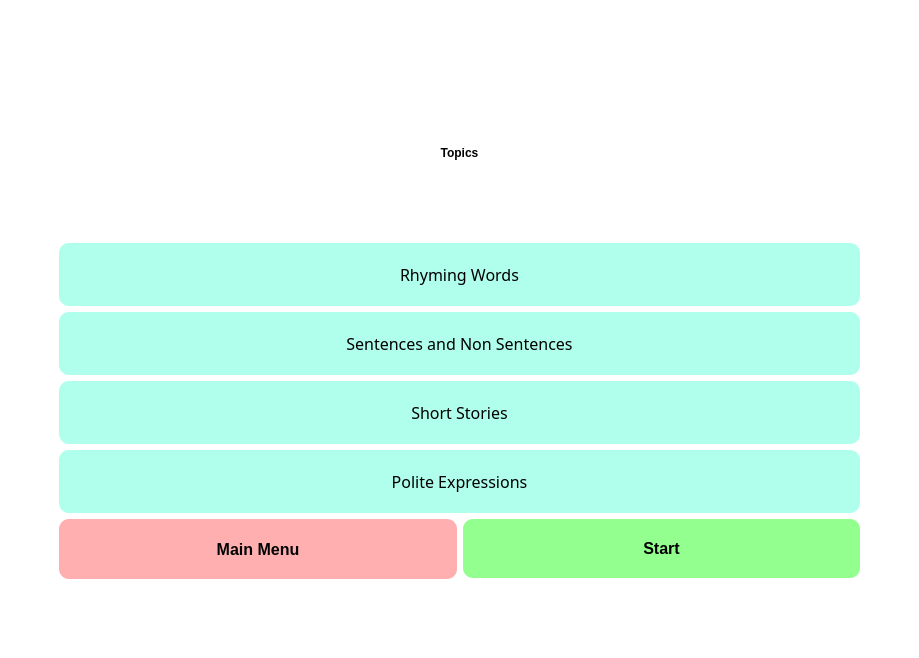
<?xml version="1.0" encoding="UTF-8"?>
<ui version="4.0">
 <class>Form</class>
 <widget class="QWidget" name="Form">
  <property name="geometry">
   <rect>
    <x>0</x>
    <y>0</y>
    <width>919</width>
    <height>658</height>
   </rect>
  </property>
  <property name="windowTitle">
   <string>Topics Screen</string>
  </property>
  <property name="styleSheet">
   <string notr="true">background-color: #fff;</string>
  </property>
  <layout class="QGridLayout" name="gridLayout_2">
   <property name="leftMargin">
    <number>50</number>
   </property>
   <property name="topMargin">
    <number>60</number>
   </property>
   <property name="rightMargin">
    <number>50</number>
   </property>
   <property name="bottomMargin">
    <number>70</number>
   </property>
   <property name="horizontalSpacing">
    <number>11</number>
   </property>
   <item row="0" column="0">
    <widget class="QWidget" name="TopicWidget" native="true">
     <property name="styleSheet">
      <string notr="true">QPushButton {
font-size: 16px !important;
background-color: #AFFFEC !important;
color: black; 
font-family: 'Gilroy';
font-weight: 400;
border-radius: 10px;
padding: 20px;
}

QPushButton::hover {
background-color: #AFFFDD !important;
}</string>
     </property>
     <layout class="QGridLayout" name="gridLayout">
      <item row="0" column="0" colspan="2">
       <widget class="QLabel" name="Topics">
        <property name="minimumSize">
         <size>
          <width>0</width>
          <height>100</height>
         </size>
        </property>
        <property name="styleSheet">
         <string notr="true">font: 87 32pt &quot;Gilroy&quot;;
font-weight: 900;
background: transparent;
color: black;</string>
        </property>
        <property name="text">
         <string>Topics</string>
        </property>
        <property name="alignment">
         <set>Qt::AlignCenter</set>
        </property>
        <property name="wordWrap">
         <bool>true</bool>
        </property>
        <property name="textInteractionFlags">
         <set>Qt::LinksAccessibleByMouse</set>
        </property>
       </widget>
      </item>
      <item row="1" column="0" colspan="2">
       <widget class="QPushButton" name="btnRhyming">
        <property name="font">
         <font>
          <family>Gilroy</family>
          <pointsize>-1</pointsize>
          <weight>50</weight>
          <bold>false</bold>
         </font>
        </property>
        <property name="cursor">
         <cursorShape>PointingHandCursor</cursorShape>
        </property>
        <property name="styleSheet">
         <string notr="true"/>
        </property>
        <property name="text">
         <string>Rhyming Words</string>
        </property>
        <property name="autoDefault">
         <bool>true</bool>
        </property>
        <property name="default">
         <bool>true</bool>
        </property>
        <property name="flat">
         <bool>true</bool>
        </property>
       </widget>
      </item>
      <item row="2" column="0" colspan="2">
       <widget class="QPushButton" name="btnSentence">
        <property name="font">
         <font>
          <family>Gilroy</family>
          <pointsize>-1</pointsize>
          <weight>50</weight>
          <bold>false</bold>
         </font>
        </property>
        <property name="cursor">
         <cursorShape>PointingHandCursor</cursorShape>
        </property>
        <property name="styleSheet">
         <string notr="true"/>
        </property>
        <property name="text">
         <string>Sentences and Non Sentences</string>
        </property>
        <property name="autoDefault">
         <bool>true</bool>
        </property>
        <property name="default">
         <bool>true</bool>
        </property>
        <property name="flat">
         <bool>true</bool>
        </property>
       </widget>
      </item>
      <item row="3" column="0" colspan="2">
       <widget class="QPushButton" name="btnStories">
        <property name="font">
         <font>
          <family>Gilroy</family>
          <pointsize>-1</pointsize>
          <weight>50</weight>
          <bold>false</bold>
         </font>
        </property>
        <property name="cursor">
         <cursorShape>PointingHandCursor</cursorShape>
        </property>
        <property name="styleSheet">
         <string notr="true"/>
        </property>
        <property name="text">
         <string>Short Stories</string>
        </property>
        <property name="autoDefault">
         <bool>true</bool>
        </property>
        <property name="default">
         <bool>true</bool>
        </property>
        <property name="flat">
         <bool>true</bool>
        </property>
       </widget>
      </item>
      <item row="4" column="0" colspan="2">
       <widget class="QPushButton" name="btnExpress">
        <property name="font">
         <font>
          <family>Gilroy</family>
          <pointsize>-1</pointsize>
          <weight>50</weight>
          <bold>false</bold>
         </font>
        </property>
        <property name="cursor">
         <cursorShape>PointingHandCursor</cursorShape>
        </property>
        <property name="styleSheet">
         <string notr="true"/>
        </property>
        <property name="text">
         <string>Polite Expressions</string>
        </property>
        <property name="autoDefault">
         <bool>true</bool>
        </property>
        <property name="default">
         <bool>true</bool>
        </property>
        <property name="flat">
         <bool>true</bool>
        </property>
       </widget>
      </item>
      <item row="5" column="0">
       <widget class="QPushButton" name="btnMenu">
        <property name="minimumSize">
         <size>
          <width>0</width>
          <height>60</height>
         </size>
        </property>
        <property name="cursor">
         <cursorShape>PointingHandCursor</cursorShape>
        </property>
        <property name="styleSheet">
         <string notr="true">background-color: #ffafaf;
	color: black; 
	font-family: 'Gilroy';
	font-weight: 600;
	border-radius: 10px;
	padding: 20px;
</string>
        </property>
        <property name="text">
         <string>Main Menu</string>
        </property>
       </widget>
      </item>
      <item row="5" column="1">
       <widget class="QPushButton" name="btnStart">
        <property name="cursor">
         <cursorShape>PointingHandCursor</cursorShape>
        </property>
        <property name="styleSheet">
         <string notr="true">background-color: #92ff8f;
	color: black; 
	font-family: 'Gilroy';
	font-weight: 600;
	border-radius: 10px;
	padding: 20px;
</string>
        </property>
        <property name="text">
         <string>Start</string>
        </property>
       </widget>
      </item>
     </layout>
    </widget>
   </item>
  </layout>
 </widget>
 <resources>
  <include location="../assets/Images.qrc"/>
 </resources>
 <connections/>
</ui>
